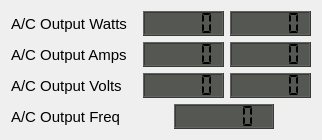
   <widget class="QWidget" name="layoutWidget">
    <property name="geometry">
     <rect>
      <x>280</x>
      <y>551</y>
      <width>322</width>
      <height>124</height>
     </rect>
    </property>
    <layout class="QGridLayout" name="gridLayout_9">
     <item row="0" column="0">
      <layout class="QGridLayout" name="gridLayout_6">
       <item row="0" column="0">
        <widget class="QLabel" name="AC_Out_Watts_label">
         <property name="enabled">
          <bool>true</bool>
         </property>
         <property name="maximumSize">
          <size>
           <width>200</width>
           <height>16777215</height>
          </size>
         </property>
         <property name="font">
          <font>
           <pointsize>11</pointsize>
          </font>
         </property>
         <property name="text">
          <string>A/C Output Watts</string>
         </property>
         <property name="alignment">
          <set>Qt::AlignLeading|Qt::AlignLeft|Qt::AlignVCenter</set>
         </property>
        </widget>
       </item>
       <item row="0" column="1">
        <widget class="QLCDNumber" name="AC_Out_Watts_LCD_L1">
         <property name="minimumSize">
          <size>
           <width>81</width>
           <height>25</height>
          </size>
         </property>
         <property name="maximumSize">
          <size>
           <width>81</width>
           <height>25</height>
          </size>
         </property>
         <property name="font">
          <font>
           <pointsize>11</pointsize>
           <weight>50</weight>
           <bold>false</bold>
          </font>
         </property>
         <property name="styleSheet">
          <string notr="true">QLCDNumber{
background-color: rgb( 85, 87, 83 );
}</string>
         </property>
         <property name="digitCount">
          <number>5</number>
         </property>
         <property name="segmentStyle">
          <enum>QLCDNumber::Flat</enum>
         </property>
         <property name="value" stdset="0">
          <double>0.000000000000000</double>
         </property>
        </widget>
       </item>
       <item row="0" column="2">
        <widget class="QLCDNumber" name="AC_Out_Watts_LCD_L2">
         <property name="minimumSize">
          <size>
           <width>81</width>
           <height>25</height>
          </size>
         </property>
         <property name="maximumSize">
          <size>
           <width>81</width>
           <height>25</height>
          </size>
         </property>
         <property name="font">
          <font>
           <pointsize>11</pointsize>
           <weight>50</weight>
           <bold>false</bold>
          </font>
         </property>
         <property name="styleSheet">
          <string notr="true">QLCDNumber{
background-color: rgb( 85, 87, 83 );
}</string>
         </property>
         <property name="digitCount">
          <number>5</number>
         </property>
         <property name="segmentStyle">
          <enum>QLCDNumber::Flat</enum>
         </property>
         <property name="value" stdset="0">
          <double>0.000000000000000</double>
         </property>
        </widget>
       </item>
       <item row="1" column="0">
        <widget class="QLabel" name="AC_Out_Amps_label">
         <property name="enabled">
          <bool>true</bool>
         </property>
         <property name="font">
          <font>
           <pointsize>11</pointsize>
          </font>
         </property>
         <property name="text">
          <string>A/C Output Amps</string>
         </property>
         <property name="alignment">
          <set>Qt::AlignLeading|Qt::AlignLeft|Qt::AlignVCenter</set>
         </property>
        </widget>
       </item>
       <item row="1" column="1">
        <widget class="QLCDNumber" name="AC_Out_Amps_LCD_L1">
         <property name="minimumSize">
          <size>
           <width>81</width>
           <height>25</height>
          </size>
         </property>
         <property name="maximumSize">
          <size>
           <width>81</width>
           <height>25</height>
          </size>
         </property>
         <property name="font">
          <font>
           <pointsize>11</pointsize>
           <weight>50</weight>
           <bold>false</bold>
          </font>
         </property>
         <property name="styleSheet">
          <string notr="true">QLCDNumber{
background-color: rgb( 85, 87, 83 );
}</string>
         </property>
         <property name="digitCount">
          <number>5</number>
         </property>
         <property name="segmentStyle">
          <enum>QLCDNumber::Flat</enum>
         </property>
         <property name="value" stdset="0">
          <double>0.000000000000000</double>
         </property>
        </widget>
       </item>
       <item row="1" column="2">
        <widget class="QLCDNumber" name="AC_Out_Amps_LCD_L2">
         <property name="minimumSize">
          <size>
           <width>81</width>
           <height>25</height>
          </size>
         </property>
         <property name="maximumSize">
          <size>
           <width>81</width>
           <height>25</height>
          </size>
         </property>
         <property name="font">
          <font>
           <pointsize>11</pointsize>
           <weight>50</weight>
           <bold>false</bold>
          </font>
         </property>
         <property name="styleSheet">
          <string notr="true">QLCDNumber{
background-color: rgb( 85, 87, 83 );
}</string>
         </property>
         <property name="digitCount">
          <number>5</number>
         </property>
         <property name="segmentStyle">
          <enum>QLCDNumber::Flat</enum>
         </property>
         <property name="value" stdset="0">
          <double>0.000000000000000</double>
         </property>
        </widget>
       </item>
       <item row="2" column="0">
        <widget class="QLabel" name="AC_Out_Volts_label">
         <property name="enabled">
          <bool>true</bool>
         </property>
         <property name="font">
          <font>
           <pointsize>11</pointsize>
          </font>
         </property>
         <property name="text">
          <string>A/C Output Volts  </string>
         </property>
         <property name="alignment">
          <set>Qt::AlignLeading|Qt::AlignLeft|Qt::AlignVCenter</set>
         </property>
        </widget>
       </item>
       <item row="2" column="1">
        <widget class="QLCDNumber" name="AC_Out_Volts_LCD_L1">
         <property name="minimumSize">
          <size>
           <width>81</width>
           <height>25</height>
          </size>
         </property>
         <property name="maximumSize">
          <size>
           <width>81</width>
           <height>25</height>
          </size>
         </property>
         <property name="font">
          <font>
           <pointsize>11</pointsize>
           <weight>50</weight>
           <bold>false</bold>
          </font>
         </property>
         <property name="styleSheet">
          <string notr="true">QLCDNumber{
background-color: rgb( 85, 87, 83 );
}</string>
         </property>
         <property name="digitCount">
          <number>5</number>
         </property>
         <property name="segmentStyle">
          <enum>QLCDNumber::Flat</enum>
         </property>
         <property name="value" stdset="0">
          <double>0.000000000000000</double>
         </property>
        </widget>
       </item>
       <item row="2" column="2">
        <widget class="QLCDNumber" name="AC_Out_Volts_LCD_L2">
         <property name="minimumSize">
          <size>
           <width>81</width>
           <height>25</height>
          </size>
         </property>
         <property name="maximumSize">
          <size>
           <width>81</width>
           <height>25</height>
          </size>
         </property>
         <property name="font">
          <font>
           <pointsize>11</pointsize>
           <weight>50</weight>
           <bold>false</bold>
          </font>
         </property>
         <property name="styleSheet">
          <string notr="true">QLCDNumber{
background-color: rgb( 85, 87, 83 );
}</string>
         </property>
         <property name="digitCount">
          <number>5</number>
         </property>
         <property name="segmentStyle">
          <enum>QLCDNumber::Flat</enum>
         </property>
         <property name="value" stdset="0">
          <double>0.000000000000000</double>
         </property>
        </widget>
       </item>
      </layout>
     </item>
     <item row="1" column="0">
      <layout class="QHBoxLayout" name="horizontalLayout_6">
       <item>
        <widget class="QLabel" name="AC_Out_Freq_label">
         <property name="enabled">
          <bool>true</bool>
         </property>
         <property name="minimumSize">
          <size>
           <width>120</width>
           <height>0</height>
          </size>
         </property>
         <property name="maximumSize">
          <size>
           <width>120</width>
           <height>16777215</height>
          </size>
         </property>
         <property name="font">
          <font>
           <pointsize>11</pointsize>
          </font>
         </property>
         <property name="text">
          <string>A/C Output Freq  </string>
         </property>
         <property name="alignment">
          <set>Qt::AlignLeading|Qt::AlignLeft|Qt::AlignVCenter</set>
         </property>
        </widget>
       </item>
       <item>
        <spacer name="horizontalSpacer">
         <property name="orientation">
          <enum>Qt::Horizontal</enum>
         </property>
         <property name="sizeHint" stdset="0">
          <size>
           <width>40</width>
           <height>20</height>
          </size>
         </property>
        </spacer>
       </item>
       <item>
        <widget class="QLCDNumber" name="AC_Out_Freq_LCD">
         <property name="minimumSize">
          <size>
           <width>100</width>
           <height>25</height>
          </size>
         </property>
         <property name="maximumSize">
          <size>
           <width>81</width>
           <height>25</height>
          </size>
         </property>
         <property name="font">
          <font>
           <pointsize>11</pointsize>
           <weight>50</weight>
           <bold>false</bold>
          </font>
         </property>
         <property name="styleSheet">
          <string notr="true">QLCDNumber{
background-color: rgb( 85, 87, 83 );
}</string>
         </property>
         <property name="digitCount">
          <number>5</number>
         </property>
         <property name="segmentStyle">
          <enum>QLCDNumber::Flat</enum>
         </property>
         <property name="value" stdset="0">
          <double>0.000000000000000</double>
         </property>
        </widget>
       </item>
       <item>
        <spacer name="horizontalSpacer_3">
         <property name="orientation">
          <enum>Qt::Horizontal</enum>
         </property>
         <property name="sizeHint" stdset="0">
          <size>
           <width>40</width>
           <height>20</height>
          </size>
         </property>
        </spacer>
       </item>
      </layout>
     </item>
    </layout>
   </widget>
